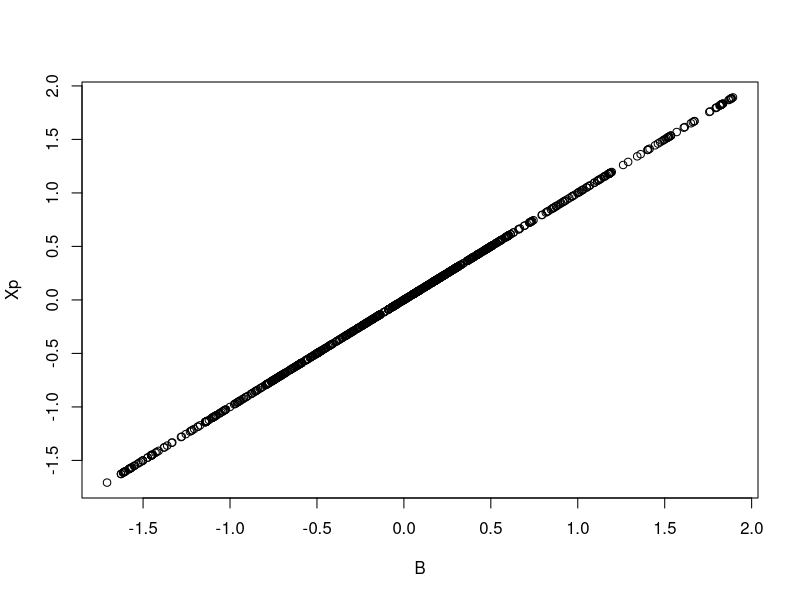

R code for this plot:
library(mgcv); 
n_obs<-100
n_levels<-10
x1 = runif(n_obs,-2,2)
rfx<-rnorm(n_levels,0,3)
mu = rep(rfx,(n_obs/n_levels)) + 2.3*x1 - 0.5*x1^2 + 1.9*x1^3
y = rnorm(n_obs,mu,5)
practice.dat <- data.frame(x1=x1,
                           rfx=as.factor(rep(letters[1:n_levels],(n_obs/n_levels))),
                           y=y)

testgam <- gam(y~s(x1)+s(rfx,bs="re"),data=practice.dat)
Xp <- predict.gam(testgam,type = "lpmatrix")[,2:10]  # first column is the intercept term (all 1's) 

B <- smoothCon(s(x1,k=10),data=practice.dat,absorb.cons=TRUE)[[1]]$X; 

plot(B,Xp); # identical 

 
 


